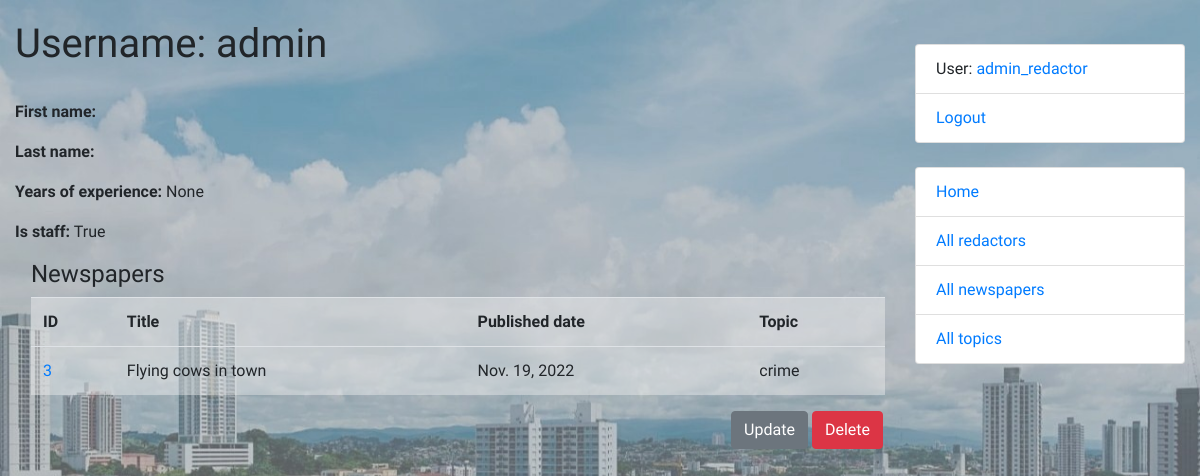
Page /redactors/1/ (signed in) on the committed database.
### catalog/models.py (models this page shows, shortened)
class Redactor(AbstractUser):
    years_of_experience = models.IntegerField(null=True, blank=True)
    class Meta:
        verbose_name = "redactor"
        verbose_name_plural = "redactors"
    def get_absolute_url(self):
        return reverse("catalog:redactor-detail", kwargs={"pk": self.pk})

class Newspaper(models.Model):
    title = models.CharField(max_length=255)
    content = models.TextField()
    published_date = models.DateField(auto_now=False)
    topic = models.ForeignKey(to=Topic, on_delete=models.CASCADE)
    redactors = models.ManyToManyField(to=settings.AUTH_USER_MODEL, related_name="newspapers")

class Topic(models.Model):
    name = models.CharField(max_length=255, unique=True)
    class Meta:
        ordering = ["name"]

### catalog/views.py (the view)
class RedactorDetailView(LoginRequiredMixin, generic.DetailView):
    model = Redactor
    queryset = Redactor.objects.all().prefetch_related("newspapers__topic")

### templates/catalog/redactor_detail.html
{% extends "base.html" %}
{% block content %}
  <h1>
    Username: {{ redactor.username }}
  </h1>
  <br>
  <p><strong>First name:</strong> {{ redactor.first_name }}</p>
  <p><strong>Last name:</strong> {{ redactor.last_name }}</p>
  <p><strong>Years of experience:</strong> {{ redactor.years_of_experience }}</p>
  <p><strong>Is staff:</strong> {{ redactor.is_staff }}</p>
  <div class="ml-3">
    <h4>Newspapers</h4>
    {% if redactor.newspapers.all %}
    <table class="table table-hover" style="background-color: rgba(245, 245, 245, 0.4)">
      <tr>
        <th>ID</th>
        <th>Title</th>
        <th>Published date</th>
        <th>Topic</th>
      </tr>
    {% for newspaper in redactor.newspapers.all %}
      <tr>
        <td><a href="{% url "catalog:newspaper-detail" pk=newspaper.id %} ">{{ newspaper.id }}</a></td>
        <td>{{ newspaper.title }}</td>
        <td>{{ newspaper.published_date }}</td>
        <td>{{ newspaper.topic.name }}</td>
      </tr>
    {% endfor %}
    </table>
    {% else %}
      <p>No newspapers!</p>
    {% endif %}
  </div>
  <a href="{% url 'catalog:redactor-delete' pk=redactor.id %}" class="btn btn-danger link-to-page">
      Delete
  </a>
  <a href="{% url 'catalog:redactor-update' pk=redactor.id %}" class="btn btn-secondary link-to-page">
      Update
  </a>
{% endblock %}

### templates/includes/sidebar.html
<br>
<ul class="sidebar-nav list-group">
  {% if user.is_authenticated %}
    <li class="list-group-item">User: <a href="{{ user.get_absolute_url }}">{{ user.get_username }}</a></li>
    <li class="list-group-item"><a href="{% url 'logout'%}?next={{request.path}}">Logout</a></li>
  {% else %}
    <li class="list-group-item"><a href="{% url 'login'%}?next={{request.path}}">Login</a></li>
  {% endif %}
</ul>
<br>
<ul class="sidebar-nav list-group">
  <li class="list-group-item"><a href="{% url 'catalog:index' %}">Home</a></li>
  <li class="list-group-item"><a href="{% url 'catalog:redactor-list' %}">All redactors</a></li>
  <li class="list-group-item"><a href="{% url 'catalog:newspaper-list' %}">All newspapers</a></li>
  <li class="list-group-item"><a href="{% url 'catalog:topic-list' %}">All topics</a></li>
</ul>

### static/css/styles.css (style rules this page uses)
body { margin-top: 20px; font-family: 'Oswald', sans-serif; background-image: url('../images/background city sky.jpg'); background-repeat: no-repeat; background-size: cover; }
.link-to-page { float: right; margin: 0 2px 0 2px; }

### rows in the picture
Redactor: username "admin", years_of_experience "None", is_staff "True"
Newspaper: id "3", title "Flying cows in town", published_date "Nov. 19, 2022", topic.name "crime"
Redactor: get_username "admin_redactor"
